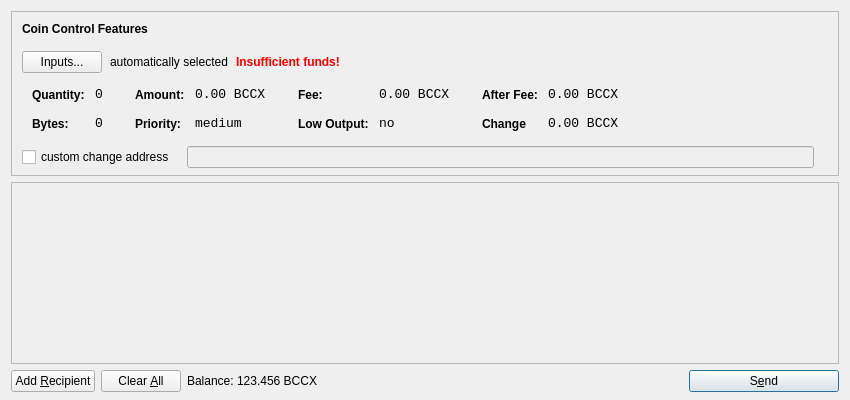
<?xml version="1.0" encoding="UTF-8"?>
<ui version="4.0">
 <class>SendCoinsDialog</class>
 <widget class="QDialog" name="SendCoinsDialog">
  <property name="geometry">
   <rect>
    <x>0</x>
    <y>0</y>
    <width>850</width>
    <height>400</height>
   </rect>
  </property>
  <property name="windowTitle">
   <string>Send Coins</string>
  </property>
  <layout class="QVBoxLayout" name="verticalLayout" stretch="0,1,0">
   <property name="bottomMargin">
    <number>8</number>
   </property>
   <item>
    <widget class="QFrame" name="frameCoinControl">
     <property name="sizePolicy">
      <sizepolicy hsizetype="Expanding" vsizetype="Expanding">
       <horstretch>0</horstretch>
       <verstretch>0</verstretch>
      </sizepolicy>
     </property>
     <property name="maximumSize">
      <size>
       <width>16777215</width>
       <height>16777215</height>
      </size>
     </property>
     <property name="frameShape">
      <enum>QFrame::StyledPanel</enum>
     </property>
     <property name="frameShadow">
      <enum>QFrame::Sunken</enum>
     </property>
     <layout class="QVBoxLayout" name="verticalLayoutCoinControl2">
      <property name="spacing">
       <number>-1</number>
      </property>
      <property name="leftMargin">
       <number>0</number>
      </property>
      <property name="topMargin">
       <number>0</number>
      </property>
      <property name="rightMargin">
       <number>0</number>
      </property>
      <property name="bottomMargin">
       <number>6</number>
      </property>
      <item>
       <layout class="QVBoxLayout" name="verticalLayoutCoinControl" stretch="0,0,0,0,1">
        <property name="spacing">
         <number>0</number>
        </property>
        <property name="leftMargin">
         <number>10</number>
        </property>
        <property name="topMargin">
         <number>10</number>
        </property>
        <item>
         <layout class="QHBoxLayout" name="horizontalLayoutCoinControl1">
          <property name="bottomMargin">
           <number>15</number>
          </property>
          <item>
           <widget class="QLabel" name="labelCoinControlFeatures">
            <property name="sizePolicy">
             <sizepolicy hsizetype="Preferred" vsizetype="Maximum">
              <horstretch>0</horstretch>
              <verstretch>0</verstretch>
             </sizepolicy>
            </property>
            <property name="font">
             <font>
              <weight>75</weight>
              <bold>true</bold>
             </font>
            </property>
            <property name="styleSheet">
             <string notr="true">font-weight:bold;</string>
            </property>
            <property name="text">
             <string>Coin Control Features</string>
            </property>
           </widget>
          </item>
         </layout>
        </item>
        <item>
         <layout class="QHBoxLayout" name="horizontalLayoutCoinControl2" stretch="0,0,0,0">
          <property name="spacing">
           <number>8</number>
          </property>
          <property name="bottomMargin">
           <number>10</number>
          </property>
          <item>
           <widget class="QPushButton" name="pushButtonCoinControl">
            <property name="styleSheet">
             <string notr="true"/>
            </property>
            <property name="text">
             <string>Inputs...</string>
            </property>
           </widget>
          </item>
          <item>
           <widget class="QLabel" name="labelCoinControlAutomaticallySelected">
            <property name="text">
             <string>automatically selected</string>
            </property>
            <property name="margin">
             <number>5</number>
            </property>
           </widget>
          </item>
          <item>
           <widget class="QLabel" name="labelCoinControlInsuffFunds">
            <property name="font">
             <font>
              <weight>75</weight>
              <bold>true</bold>
             </font>
            </property>
            <property name="styleSheet">
             <string notr="true">color:red;font-weight:bold;</string>
            </property>
            <property name="text">
             <string>Insufficient funds!</string>
            </property>
            <property name="margin">
             <number>5</number>
            </property>
           </widget>
          </item>
          <item>
           <spacer name="horizontalSpacerCoinControl">
            <property name="orientation">
             <enum>Qt::Horizontal</enum>
            </property>
            <property name="sizeHint" stdset="0">
             <size>
              <width>40</width>
              <height>1</height>
             </size>
            </property>
           </spacer>
          </item>
         </layout>
        </item>
        <item>
         <widget class="QWidget" name="widgetCoinControl" native="true">
          <property name="sizePolicy">
           <sizepolicy hsizetype="Preferred" vsizetype="Preferred">
            <horstretch>0</horstretch>
            <verstretch>0</verstretch>
           </sizepolicy>
          </property>
          <property name="minimumSize">
           <size>
            <width>0</width>
            <height>0</height>
           </size>
          </property>
          <property name="styleSheet">
           <string notr="true"/>
          </property>
          <layout class="QHBoxLayout" name="horizontalLayoutCoinControl5">
           <property name="margin">
            <number>0</number>
           </property>
           <item>
            <layout class="QHBoxLayout" name="horizontalLayoutCoinControl3" stretch="0,0,0,1">
             <property name="spacing">
              <number>20</number>
             </property>
             <property name="topMargin">
              <number>0</number>
             </property>
             <property name="bottomMargin">
              <number>10</number>
             </property>
             <item>
              <layout class="QFormLayout" name="formLayoutCoinControl1">
               <property name="horizontalSpacing">
                <number>10</number>
               </property>
               <property name="verticalSpacing">
                <number>14</number>
               </property>
               <property name="leftMargin">
                <number>10</number>
               </property>
               <property name="topMargin">
                <number>4</number>
               </property>
               <property name="rightMargin">
                <number>6</number>
               </property>
               <item row="0" column="0">
                <widget class="QLabel" name="labelCoinControlQuantityText">
                 <property name="styleSheet">
                  <string notr="true">font-weight:bold;</string>
                 </property>
                 <property name="text">
                  <string>Quantity:</string>
                 </property>
                 <property name="margin">
                  <number>0</number>
                 </property>
                </widget>
               </item>
               <item row="0" column="1">
                <widget class="QLabel" name="labelCoinControlQuantity">
                 <property name="font">
                  <font>
                   <family>Monospace</family>
                   <pointsize>10</pointsize>
                  </font>
                 </property>
                 <property name="cursor">
                  <cursorShape>IBeamCursor</cursorShape>
                 </property>
                 <property name="contextMenuPolicy">
                  <enum>Qt::ActionsContextMenu</enum>
                 </property>
                 <property name="text">
                  <string>0</string>
                 </property>
                 <property name="margin">
                  <number>0</number>
                 </property>
                 <property name="textInteractionFlags">
                  <set>Qt::LinksAccessibleByMouse|Qt::TextSelectableByKeyboard|Qt::TextSelectableByMouse</set>
                 </property>
                </widget>
               </item>
               <item row="1" column="0">
                <widget class="QLabel" name="labelCoinControlBytesText">
                 <property name="styleSheet">
                  <string notr="true">font-weight:bold;</string>
                 </property>
                 <property name="text">
                  <string>Bytes:</string>
                 </property>
                </widget>
               </item>
               <item row="1" column="1">
                <widget class="QLabel" name="labelCoinControlBytes">
                 <property name="font">
                  <font>
                   <family>Monospace</family>
                   <pointsize>10</pointsize>
                  </font>
                 </property>
                 <property name="cursor">
                  <cursorShape>IBeamCursor</cursorShape>
                 </property>
                 <property name="contextMenuPolicy">
                  <enum>Qt::ActionsContextMenu</enum>
                 </property>
                 <property name="text">
                  <string>0</string>
                 </property>
                 <property name="textInteractionFlags">
                  <set>Qt::LinksAccessibleByMouse|Qt::TextSelectableByKeyboard|Qt::TextSelectableByMouse</set>
                 </property>
                </widget>
               </item>
              </layout>
             </item>
             <item>
              <layout class="QFormLayout" name="formLayoutCoinControl2">
               <property name="horizontalSpacing">
                <number>10</number>
               </property>
               <property name="verticalSpacing">
                <number>14</number>
               </property>
               <property name="leftMargin">
                <number>6</number>
               </property>
               <property name="topMargin">
                <number>4</number>
               </property>
               <property name="rightMargin">
                <number>6</number>
               </property>
               <item row="0" column="0">
                <widget class="QLabel" name="labelCoinControlAmountText">
                 <property name="styleSheet">
                  <string notr="true">font-weight:bold;</string>
                 </property>
                 <property name="text">
                  <string>Amount:</string>
                 </property>
                 <property name="margin">
                  <number>0</number>
                 </property>
                </widget>
               </item>
               <item row="0" column="1">
                <widget class="QLabel" name="labelCoinControlAmount">
                 <property name="font">
                  <font>
                   <family>Monospace</family>
                   <pointsize>10</pointsize>
                  </font>
                 </property>
                 <property name="cursor">
                  <cursorShape>IBeamCursor</cursorShape>
                 </property>
                 <property name="contextMenuPolicy">
                  <enum>Qt::ActionsContextMenu</enum>
                 </property>
                 <property name="text">
                  <string>0.00 BCCX</string>
                 </property>
                 <property name="textInteractionFlags">
                  <set>Qt::LinksAccessibleByMouse|Qt::TextSelectableByKeyboard|Qt::TextSelectableByMouse</set>
                 </property>
                </widget>
               </item>
               <item row="1" column="0">
                <widget class="QLabel" name="labelCoinControlPriorityText">
                 <property name="styleSheet">
                  <string notr="true">font-weight:bold;</string>
                 </property>
                 <property name="text">
                  <string>Priority:</string>
                 </property>
                </widget>
               </item>
               <item row="1" column="1">
                <widget class="QLabel" name="labelCoinControlPriority">
                 <property name="font">
                  <font>
                   <family>Monospace</family>
                   <pointsize>10</pointsize>
                  </font>
                 </property>
                 <property name="cursor">
                  <cursorShape>IBeamCursor</cursorShape>
                 </property>
                 <property name="contextMenuPolicy">
                  <enum>Qt::ActionsContextMenu</enum>
                 </property>
                 <property name="text">
                  <string>medium</string>
                 </property>
                 <property name="textInteractionFlags">
                  <set>Qt::LinksAccessibleByMouse|Qt::TextSelectableByKeyboard|Qt::TextSelectableByMouse</set>
                 </property>
                </widget>
               </item>
              </layout>
             </item>
             <item>
              <layout class="QFormLayout" name="formLayoutCoinControl3">
               <property name="horizontalSpacing">
                <number>10</number>
               </property>
               <property name="verticalSpacing">
                <number>14</number>
               </property>
               <property name="leftMargin">
                <number>6</number>
               </property>
               <property name="topMargin">
                <number>4</number>
               </property>
               <property name="rightMargin">
                <number>6</number>
               </property>
               <item row="0" column="0">
                <widget class="QLabel" name="labelCoinControlFeeText">
                 <property name="styleSheet">
                  <string notr="true">font-weight:bold;</string>
                 </property>
                 <property name="text">
                  <string>Fee:</string>
                 </property>
                 <property name="margin">
                  <number>0</number>
                 </property>
                </widget>
               </item>
               <item row="0" column="1">
                <widget class="QLabel" name="labelCoinControlFee">
                 <property name="font">
                  <font>
                   <family>Monospace</family>
                   <pointsize>10</pointsize>
                  </font>
                 </property>
                 <property name="cursor">
                  <cursorShape>IBeamCursor</cursorShape>
                 </property>
                 <property name="contextMenuPolicy">
                  <enum>Qt::ActionsContextMenu</enum>
                 </property>
                 <property name="text">
                  <string>0.00 BCCX</string>
                 </property>
                 <property name="textInteractionFlags">
                  <set>Qt::LinksAccessibleByMouse|Qt::TextSelectableByKeyboard|Qt::TextSelectableByMouse</set>
                 </property>
                </widget>
               </item>
               <item row="1" column="0">
                <widget class="QLabel" name="labelCoinControlLowOutputText">
                 <property name="styleSheet">
                  <string notr="true">font-weight:bold;</string>
                 </property>
                 <property name="text">
                  <string>Low Output:</string>
                 </property>
                </widget>
               </item>
               <item row="1" column="1">
                <widget class="QLabel" name="labelCoinControlLowOutput">
                 <property name="font">
                  <font>
                   <family>Monospace</family>
                   <pointsize>10</pointsize>
                  </font>
                 </property>
                 <property name="cursor">
                  <cursorShape>IBeamCursor</cursorShape>
                 </property>
                 <property name="contextMenuPolicy">
                  <enum>Qt::ActionsContextMenu</enum>
                 </property>
                 <property name="text">
                  <string>no</string>
                 </property>
                 <property name="textInteractionFlags">
                  <set>Qt::LinksAccessibleByMouse|Qt::TextSelectableByKeyboard|Qt::TextSelectableByMouse</set>
                 </property>
                </widget>
               </item>
              </layout>
             </item>
             <item>
              <layout class="QFormLayout" name="formLayoutCoinControl4">
               <property name="horizontalSpacing">
                <number>10</number>
               </property>
               <property name="verticalSpacing">
                <number>14</number>
               </property>
               <property name="leftMargin">
                <number>6</number>
               </property>
               <property name="topMargin">
                <number>4</number>
               </property>
               <property name="rightMargin">
                <number>6</number>
               </property>
               <item row="0" column="0">
                <widget class="QLabel" name="labelCoinControlAfterFeeText">
                 <property name="styleSheet">
                  <string notr="true">font-weight:bold;</string>
                 </property>
                 <property name="text">
                  <string>After Fee:</string>
                 </property>
                 <property name="margin">
                  <number>0</number>
                 </property>
                </widget>
               </item>
               <item row="0" column="1">
                <widget class="QLabel" name="labelCoinControlAfterFee">
                 <property name="font">
                  <font>
                   <family>Monospace</family>
                   <pointsize>10</pointsize>
                  </font>
                 </property>
                 <property name="cursor">
                  <cursorShape>IBeamCursor</cursorShape>
                 </property>
                 <property name="contextMenuPolicy">
                  <enum>Qt::ActionsContextMenu</enum>
                 </property>
                 <property name="text">
                  <string>0.00 BCCX</string>
                 </property>
                 <property name="textInteractionFlags">
                  <set>Qt::LinksAccessibleByMouse|Qt::TextSelectableByKeyboard|Qt::TextSelectableByMouse</set>
                 </property>
                </widget>
               </item>
               <item row="1" column="0">
                <widget class="QLabel" name="labelCoinControlChangeText">
                 <property name="styleSheet">
                  <string notr="true">font-weight:bold;</string>
                 </property>
                 <property name="text">
                  <string>Change</string>
                 </property>
                </widget>
               </item>
               <item row="1" column="1">
                <widget class="QLabel" name="labelCoinControlChange">
                 <property name="font">
                  <font>
                   <family>Monospace</family>
                   <pointsize>10</pointsize>
                  </font>
                 </property>
                 <property name="cursor">
                  <cursorShape>IBeamCursor</cursorShape>
                 </property>
                 <property name="contextMenuPolicy">
                  <enum>Qt::ActionsContextMenu</enum>
                 </property>
                 <property name="text">
                  <string>0.00 BCCX</string>
                 </property>
                 <property name="textInteractionFlags">
                  <set>Qt::LinksAccessibleByMouse|Qt::TextSelectableByKeyboard|Qt::TextSelectableByMouse</set>
                 </property>
                </widget>
               </item>
              </layout>
             </item>
            </layout>
           </item>
          </layout>
         </widget>
        </item>
        <item>
         <layout class="QHBoxLayout" name="horizontalLayoutCoinControl4" stretch="0,0,0">
          <property name="spacing">
           <number>12</number>
          </property>
          <property name="sizeConstraint">
           <enum>QLayout::SetDefaultConstraint</enum>
          </property>
          <property name="topMargin">
           <number>5</number>
          </property>
          <property name="rightMargin">
           <number>5</number>
          </property>
          <item>
           <widget class="QCheckBox" name="checkBoxCoinControlChange">
            <property name="text">
             <string>custom change address</string>
            </property>
           </widget>
          </item>
          <item>
           <widget class="QLineEdit" name="lineEditCoinControlChange">
            <property name="enabled">
             <bool>false</bool>
            </property>
            <property name="sizePolicy">
             <sizepolicy hsizetype="Expanding" vsizetype="Fixed">
              <horstretch>0</horstretch>
              <verstretch>0</verstretch>
             </sizepolicy>
            </property>
           </widget>
          </item>
          <item>
           <widget class="QLabel" name="labelCoinControlChangeLabel">
            <property name="sizePolicy">
             <sizepolicy hsizetype="Preferred" vsizetype="Expanding">
              <horstretch>0</horstretch>
              <verstretch>0</verstretch>
             </sizepolicy>
            </property>
            <property name="minimumSize">
             <size>
              <width>0</width>
              <height>0</height>
             </size>
            </property>
            <property name="text">
             <string/>
            </property>
            <property name="margin">
             <number>3</number>
            </property>
           </widget>
          </item>
         </layout>
        </item>
        <item>
         <spacer name="verticalSpacerCoinControl">
          <property name="orientation">
           <enum>Qt::Vertical</enum>
          </property>
          <property name="sizeHint" stdset="0">
           <size>
            <width>800</width>
            <height>1</height>
           </size>
          </property>
         </spacer>
        </item>
       </layout>
      </item>
     </layout>
    </widget>
   </item>
   <item>
    <widget class="QScrollArea" name="scrollArea">
     <property name="widgetResizable">
      <bool>true</bool>
     </property>
     <widget class="QWidget" name="scrollAreaWidgetContents">
      <property name="geometry">
       <rect>
        <x>0</x>
        <y>0</y>
        <width>830</width>
        <height>165</height>
       </rect>
      </property>
      <layout class="QVBoxLayout" name="verticalLayout_2">
       <property name="margin">
        <number>0</number>
       </property>
       <item>
        <layout class="QVBoxLayout" name="entries">
         <property name="spacing">
          <number>6</number>
         </property>
        </layout>
       </item>
       <item>
        <spacer name="verticalSpacer">
         <property name="orientation">
          <enum>Qt::Vertical</enum>
         </property>
         <property name="sizeHint" stdset="0">
          <size>
           <width>20</width>
           <height>40</height>
          </size>
         </property>
        </spacer>
       </item>
      </layout>
     </widget>
    </widget>
   </item>
   <item>
    <layout class="QHBoxLayout" name="horizontalLayout">
     <item>
      <widget class="QPushButton" name="addButton">
       <property name="toolTip">
        <string>Send to multiple recipients at once</string>
       </property>
       <property name="text">
        <string>Add &amp;Recipient</string>
       </property>
       <property name="icon">
        <iconset resource="../bitcoin.qrc">
         <normaloff>:/icons/add</normaloff>:/icons/add</iconset>
       </property>
       <property name="autoDefault">
        <bool>false</bool>
       </property>
      </widget>
     </item>
     <item>
      <widget class="QPushButton" name="clearButton">
       <property name="sizePolicy">
        <sizepolicy hsizetype="Minimum" vsizetype="Fixed">
         <horstretch>0</horstretch>
         <verstretch>0</verstretch>
        </sizepolicy>
       </property>
       <property name="toolTip">
        <string>Remove all transaction fields</string>
       </property>
       <property name="text">
        <string>Clear &amp;All</string>
       </property>
       <property name="icon">
        <iconset resource="../bitcoin.qrc">
         <normaloff>:/icons/remove</normaloff>:/icons/remove</iconset>
       </property>
       <property name="autoRepeatDelay">
        <number>300</number>
       </property>
       <property name="autoDefault">
        <bool>false</bool>
       </property>
      </widget>
     </item>
     <item>
      <layout class="QHBoxLayout" name="horizontalLayout_2">
       <property name="spacing">
        <number>3</number>
       </property>
       <item>
        <widget class="QLabel" name="label">
         <property name="sizePolicy">
          <sizepolicy hsizetype="Preferred" vsizetype="Fixed">
           <horstretch>0</horstretch>
           <verstretch>0</verstretch>
          </sizepolicy>
         </property>
         <property name="text">
          <string>Balance:</string>
         </property>
        </widget>
       </item>
       <item>
        <widget class="QLabel" name="labelBalance">
         <property name="sizePolicy">
          <sizepolicy hsizetype="Preferred" vsizetype="Fixed">
           <horstretch>0</horstretch>
           <verstretch>0</verstretch>
          </sizepolicy>
         </property>
         <property name="cursor">
          <cursorShape>IBeamCursor</cursorShape>
         </property>
         <property name="text">
          <string>123.456 BCCX</string>
         </property>
         <property name="textInteractionFlags">
          <set>Qt::LinksAccessibleByMouse|Qt::TextSelectableByKeyboard|Qt::TextSelectableByMouse</set>
         </property>
        </widget>
       </item>
      </layout>
     </item>
     <item>
      <spacer name="horizontalSpacer">
       <property name="orientation">
        <enum>Qt::Horizontal</enum>
       </property>
       <property name="sizeHint" stdset="0">
        <size>
         <width>40</width>
         <height>20</height>
        </size>
       </property>
      </spacer>
     </item>
     <item>
      <widget class="QPushButton" name="sendButton">
       <property name="minimumSize">
        <size>
         <width>150</width>
         <height>0</height>
        </size>
       </property>
       <property name="toolTip">
        <string>Confirm the send action</string>
       </property>
       <property name="text">
        <string>S&amp;end</string>
       </property>
       <property name="icon">
        <iconset resource="../bitcoin.qrc">
         <normaloff>:/icons/send</normaloff>:/icons/send</iconset>
       </property>
       <property name="default">
        <bool>true</bool>
       </property>
      </widget>
     </item>
    </layout>
   </item>
  </layout>
 </widget>
 <resources>
  <include location="../bitcoin.qrc"/>
 </resources>
 <connections/>
</ui>
